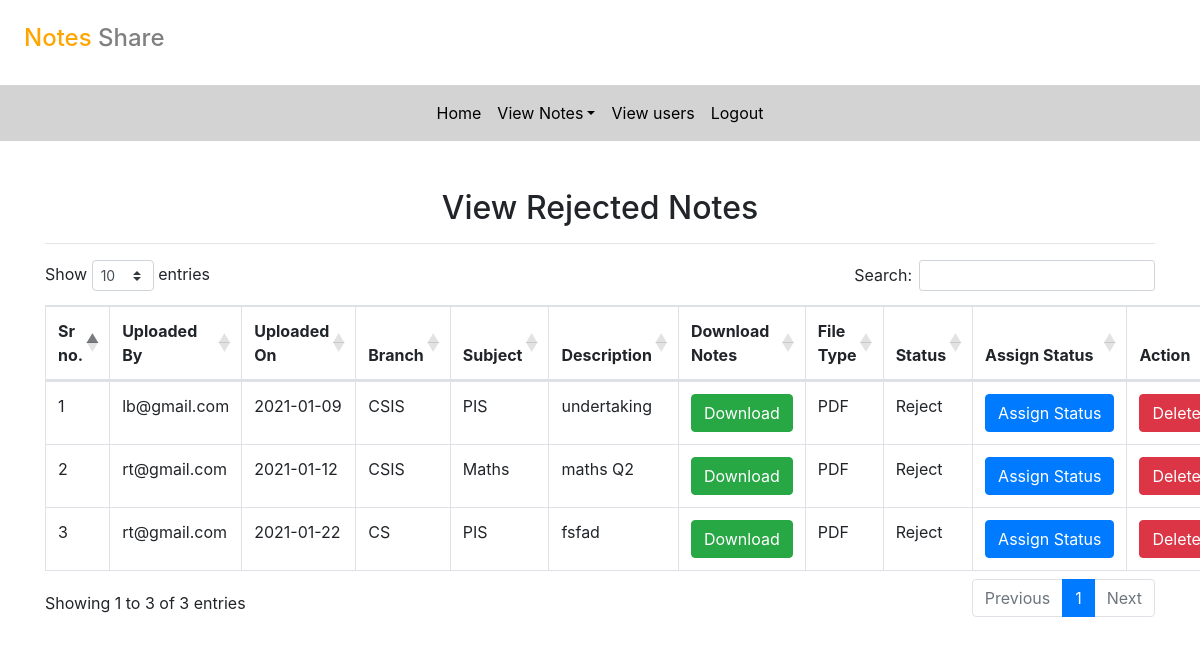
The app's page /rejected_notes (signed in) with its own data.
### notes/models.py (models this page shows, shortened)
class Notes(models.Model):
    user = models.ForeignKey(User, on_delete=models.CASCADE)
    uploadingdate = models.CharField(max_length=30)
    branch = models.CharField(max_length=30)
    subject = models.CharField(max_length=35)
    notesfile = models.FileField(null=True)
    filetype = models.CharField(max_length=35, null=True)
    description = models.CharField(max_length=200, null=True)
    status = models.CharField(max_length=15)

### notes/views.py (the view)
# urls.py: path('rejected_notes', rejected_notes, name='rejected_notes'),
def rejected_notes(request):
    if not request.user.is_authenticated:
        return redirect('login_admin')
    notes = Notes.objects.filter(status="Reject")
    d = {'notes': notes}
    return render(request, 'rejected_notes.html', d)

### notes/templates/rejected_notes.html (shortened to what this page needs)
{% extends 'admin_nav.html' %}
{% load static %}
{% block body %}
<link rel="stylesheet" href="https://cdnjs.cloudflare.com/ajax/libs/twitter-bootstrap/4.5.2/css/bootstrap.css">
<link rel="stylesheet" href="https://cdn.datatables.net/1.10.23/css/dataTables.bootstrap4.min.css">
<div class="container mt-5">
    <h2 class="text-center">View Rejected Notes</h2>
    <hr>
    <table class="table table-bordered" id="myTable">
        <thead>
            <tr>
                <th>Sr no.</th>
                <th>Uploaded By</th>
                <th>Uploaded On</th>
                <th>Branch</th>
                <th>Subject</th>
                <th>Description</th>
                <th>Download Notes</th>
                <th>File Type</th>
                <th>Status</th>
                <th>Assign Status</th>
                <th>Action</th>
            </tr>
        </thead>
        <tbody>
            {% for i in notes%}
            <tr>
                <td>{{forloop.counter}}</td>
                <td>{{i.user.username}}</td>
                <td>{{i.uploadingdate}}</td>
                <td>{{i.branch}}</td>
                <td>{{i.subject}}</td>
                <td>{{i.description}}</td>
                <td><a href="{{i.notesfile.url}}" class="btn btn-success"  download>Download</a></td>
                <td>{{i.filetype}}</td>
                <td>{{i.status}}</td>
                <td><a href="{% url 'assign_status' i.id %}" class="btn btn-primary">Assign&nbsp;Status</a></td>
                <td><a href="{% url 'delete_mynotes' i.id %}" class="btn btn-danger"  onclick="return confirm('Are you sure?')">Delete</a></td>
            </tr>
            {% endfor%}
        </tbody>
    </table>
</div>
{% endblock %}

### records on screen
Notes: user.username "lb@gmail.com", uploadingdate "2021-01-09", branch "CSIS", subject "PIS", description "undertaking", filetype "PDF", status "Reject"
Notes: user.username "rt@gmail.com", uploadingdate "2021-01-12", branch "CSIS", subject "Maths", description "maths Q2", filetype "PDF", status "Reject"
Notes: user.username "rt@gmail.com", uploadingdate "2021-01-22", branch "CS", subject "PIS", description "fsfad", filetype "PDF", status "Reject"
